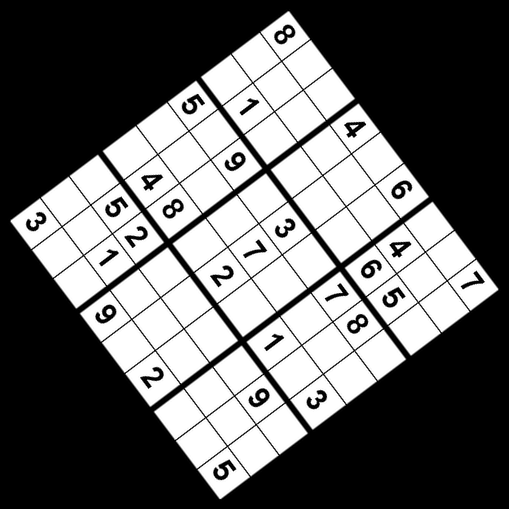
%> input picture testing/misc/sudoku1.png, 509 x 509 px
$ octave test_match.m   (GNU Octave 9; MATLAB toolbox functions it lacks are replaced by stand-ins)
%> lines starting %> are read from the running program, lines starting %| are printed output that depends on the picture; in (x1, y1, x2, y2) boxes, pixels count from 0 and x2, y2 are one past the last pixel; in counts of white or black regions, pixels touching at a corner belong together; the program's own positions count from 1
### lib/image_cleanup/remove_noise.m
function clean_image = remove_noise(labeled_image, label_count, thresh)
%REMOVE_NOISE Given a binary 'labeled_image' such that cells with the same
%integer value are part of the same connected component (and 0 indicating a
%no component), return a 'clean_image' that has all the connected
%components with pixel count less than 'thresh' are set to zero.

clean_image = labeled_image;

for i = 1 : label_count
    locations = find(labeled_image == i);
    count = length(locations);
    if count >= thresh
        clean_image(locations) = 1;
    else
        clean_image(locations) = 0;
    end
end

end

### lib/unit_tests/test_match.m
%img = imread('sudoku-noisy-rotated.jpg');
img = imread('sudoku1.png');
%> img is the input picture: size 509x509 uint8; min 0, max 255, mean 102.4
%img = imread('sudoku2.png');
%img = imread('sudoku-noisy-rotated-2.png');
%img = imread('photo.jpg');
img = im2double(img);
%> img: size 509x509 double
if size(img, 3) > 1
    img = rgb2gray(img);
end
img = 1 - img;
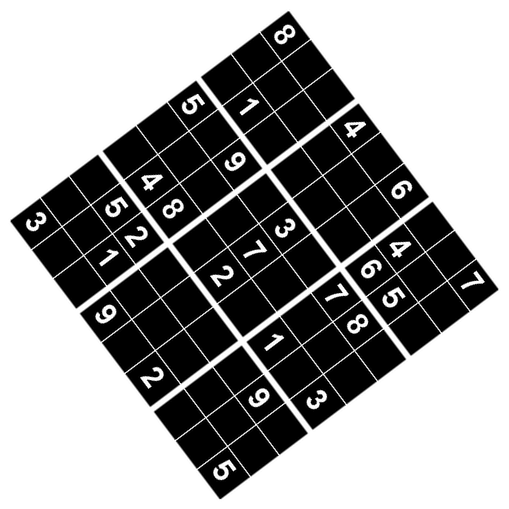
%> img: size 509x509 double; min 0, max 1, mean 0.598
img = im2bw(img, 0.8);
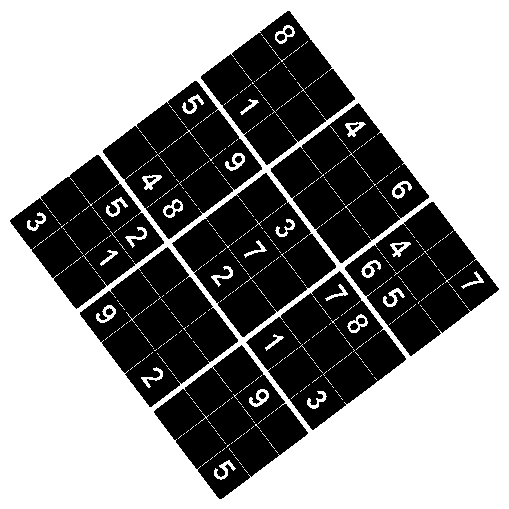
%> img: size 509x509 logical; 57.8% white; 23 black regions, largest, box (x1, y1, x2, y2) and area: (172, 173, 336, 337) 13256, (80, 247, 238, 407) 12484, (271, 103, 429, 263) 12437

tic;
[lbl, n] = bwlabel(img, 8);
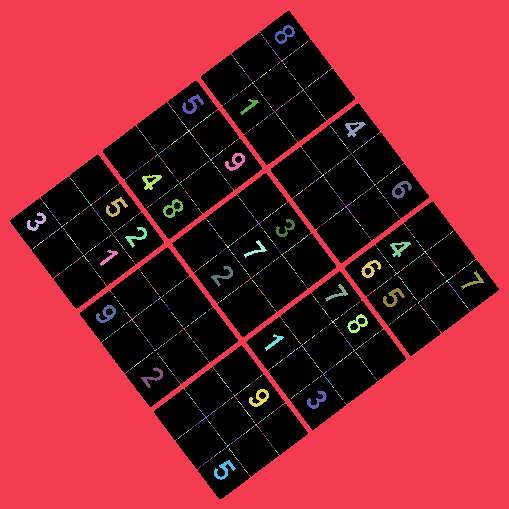
%> lbl: size 509x509 double; 658 distinct labels, from 0 to 657; one colour per label, 0 black
%> n = 657
img = remove_noise(lbl,n, 3);
%> the loop in remove_noise, `for i = 1 : label_count` made 657 passes
%> (locations, count) on passes 3 to 5: ([17046; 17554; 18062], 3), ([19079; 19587; 20095; 20603; 21112; 21620; 22128], 7), ([22090; 22600; 23110; 23620; 23621; 24131; 24641], 7)
%> after the loop in remove_noise, `for i = 1 : label_count`:
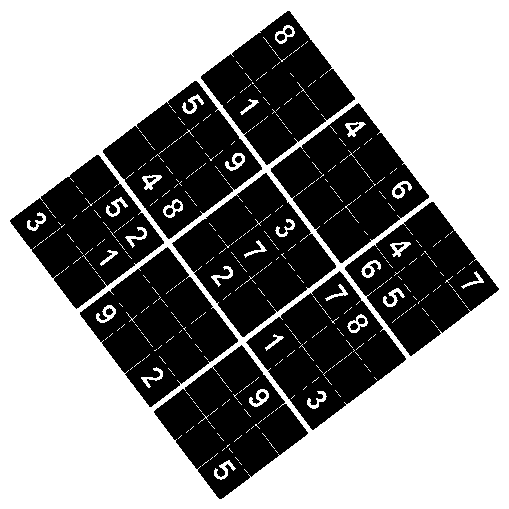
%> clean_image: size 509x509 double; values 0 (black) and 1 (white), 57.7% white; 23 black regions, largest, box (x1, y1, x2, y2) and area: (172, 173, 336, 337) 13301, (80, 247, 238, 407) 12527, (271, 103, 429, 263) 12477
fprintf('Noise removal: %5.3f s\n', toc);

tic;
%> (the run ends here)

$ run again, with testing/pngs/sudoku2.png copied over testing/misc/sudoku1.png
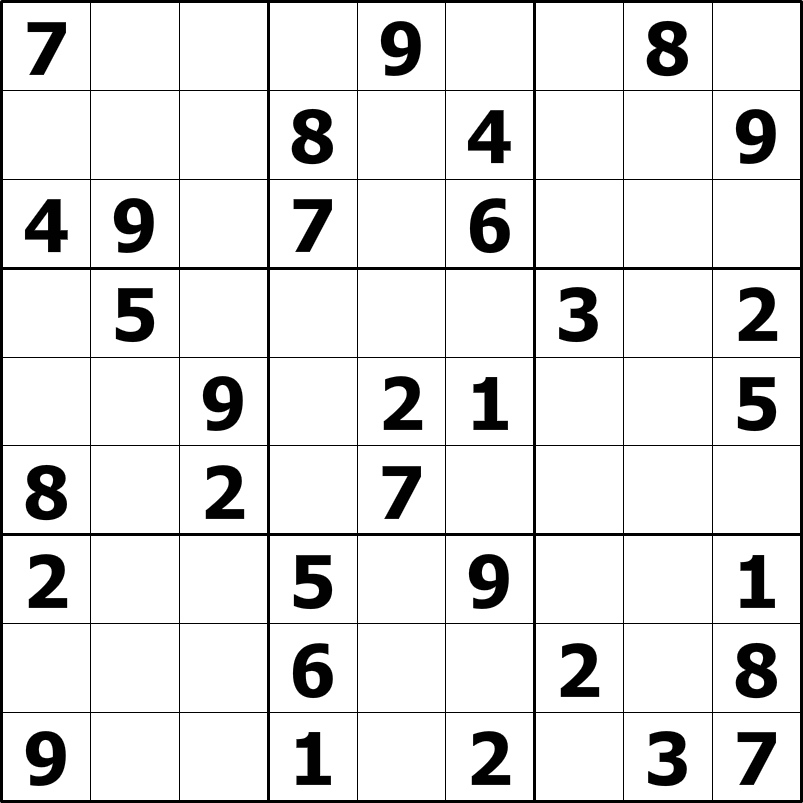
%> input picture testing/pngs/sudoku2.png, 803 x 803 px
%> img is the input picture: size 803x803x3 uint8; min 0, max 255, mean 228.2
%> `[lbl, n] = bwlabel(img, 8);`:
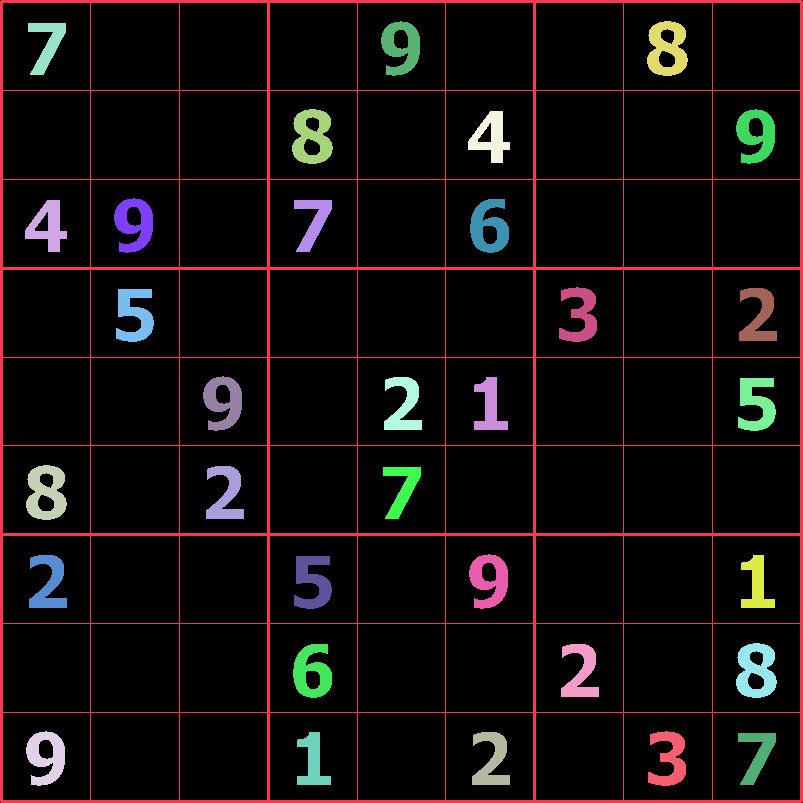
%> lbl: size 803x803 double; 34 distinct labels, from 0 to 33; one colour per label, 0 black
%> n = 33
%> the loop in remove_noise, `for i = 1 : label_count` made 33 passes
%> count on passes 1 to 8: 28580, 1097, 1446, 1276, 916, 1101, 1276, 1213
%> after the loop in remove_noise, `for i = 1 : label_count`:
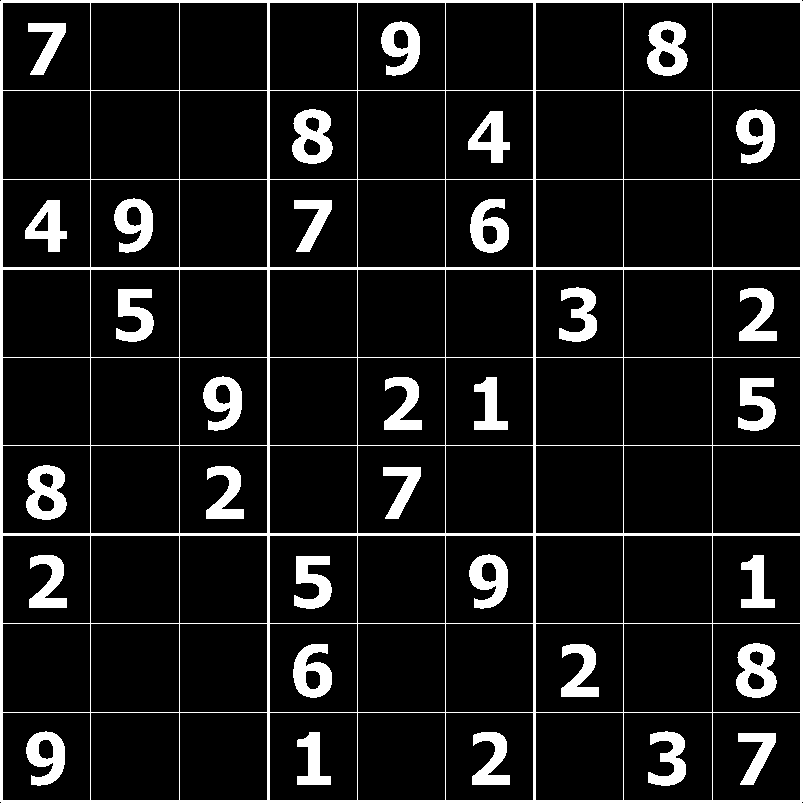
%> clean_image: size 803x803 double; values 0 (black) and 1 (white), 10.2% white; 33 white regions, largest, box (x1, y1, x2, y2) and area: (0, 0, 803, 803) 28580, (647, 21, 688, 76) 1446, (292, 109, 333, 164) 1446

$ run again, with testing/misc/sudoku-noisy-rotated-2.png copied over testing/misc/sudoku1.png
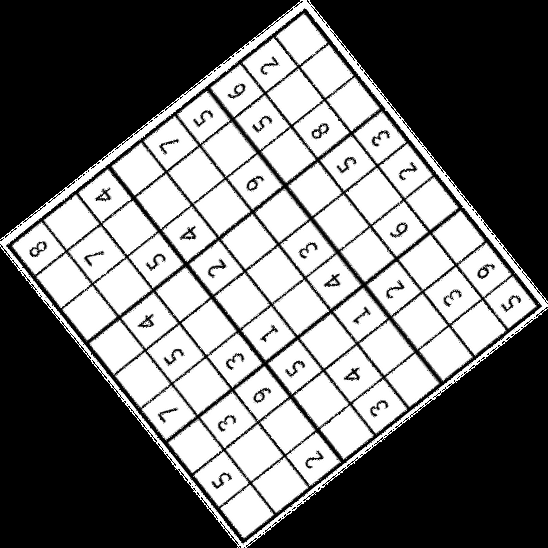
%> input picture testing/misc/sudoku-noisy-rotated-2.png, 548 x 548 px
%> img is the input picture: size 548x548x3 uint8; min 0, max 255, mean 110.7
%> `img = im2bw(img, 0.8);`:
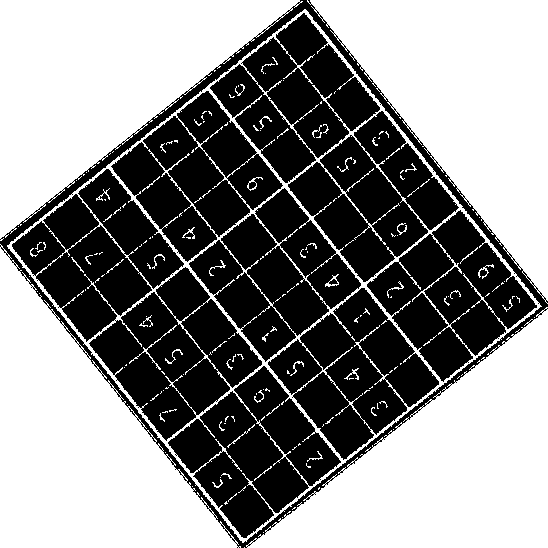
%> img: size 548x548 logical; 54.1% white; 8 black regions, largest, box (x1, y1, x2, y2) and area: (12, 169, 262, 441) 28946, (189, 188, 439, 460) 28690, (168, 366, 341, 538) 14433
%> `[lbl, n] = bwlabel(img, 8);`:
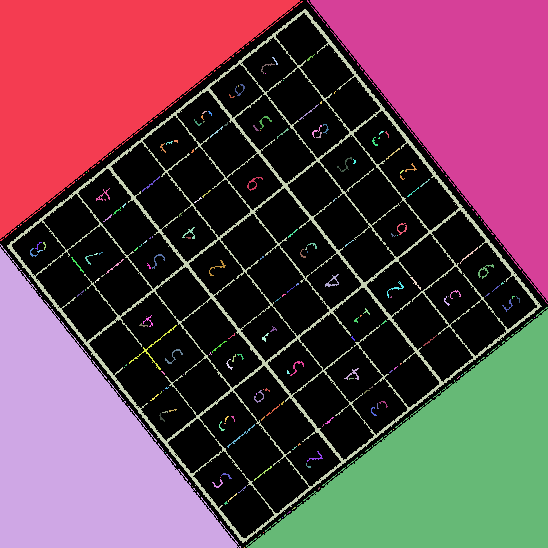
%> lbl: size 548x548 double; 200 distinct labels, from 0 to 199; one colour per label, 0 black
%> n = 199
%> the loop in remove_noise, `for i = 1 : label_count` made 199 passes
%> (locations, count) on passes 4, 5, 8: (10091, 1), (16169, 1), ([20528; 21076; 21077; 21623; 21624; 22171; 22719; 23267], 8)

$ run again, with testing/misc/sudoku8.png copied over testing/misc/sudoku1.png
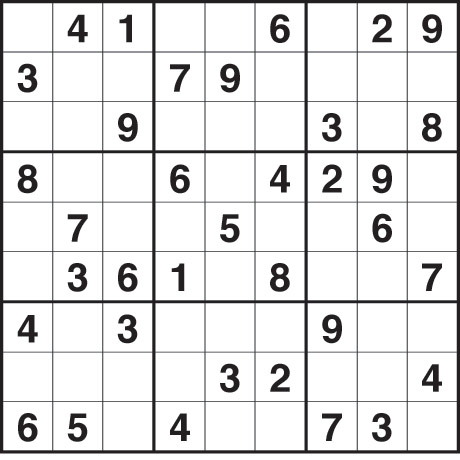
%> input picture testing/misc/sudoku8.png, 460 x 460 px
%> img is the input picture: size 460x460x3 uint8; mean R, G, B 227.3, 227.1, 227.3
%> `[lbl, n] = bwlabel(img, 8);`:
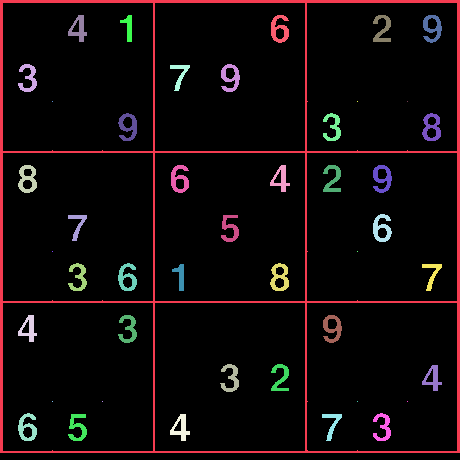
%> lbl: size 460x460 double; 46 distinct labels, from 0 to 45; one colour per label, 0 black
%> n = 45
%> the loop in remove_noise, `for i = 1 : label_count` made 45 passes
%> count on passes 1, 2, 3, 4, 5, 9, 10, 11: 8593, 247, 300, 228, 278, 239, 174, 242
%> after the loop in remove_noise, `for i = 1 : label_count`:
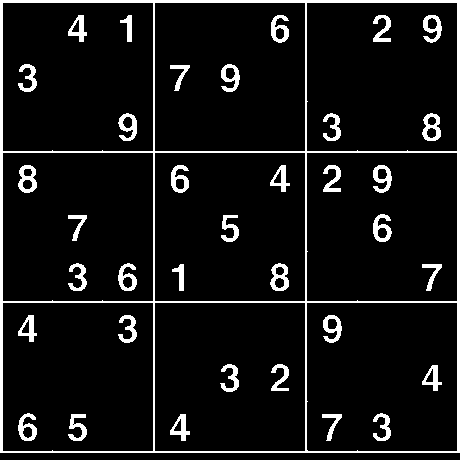
%> clean_image: size 460x460 double; values 0 (black) and 1 (white), 8.1% white; 36 white regions, largest, box (x1, y1, x2, y2) and area: (0, 0, 460, 453) 8593, (18, 165, 37, 193) 300, (422, 113, 441, 141) 293
